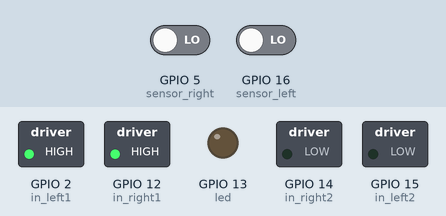
Recording of a sketch running on a simulated ESP8266 (NodeMCU). Shown: switched loads named in the sketch (green lamp = pin HIGH), output pins drawn as LEDs (lit = HIGH). The test bench sets the inputs (shaded band); at power-on: GPIO 5 (sensor_right) LOW, GPIO 16 (sensor_left) LOW. WiFi joins after 1.5 s; servers stay silent unless stated; what the sketch prints to the serial monitor is not drawn.

Above: at 2.7 s.
2.8 s: GPIO 5 (sensor_right) driven HIGH
At 3.1 s:
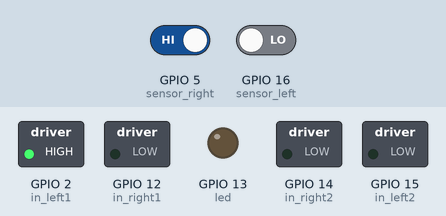
4.3 s: GPIO 16 (sensor_left) driven HIGH
At 5.4 s:
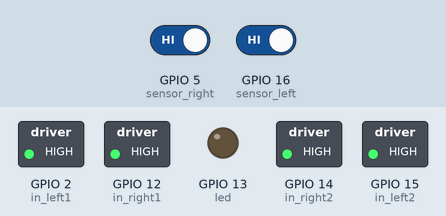
5.8 s: GPIO 5 (sensor_right) driven LOW
At 6.6 s:
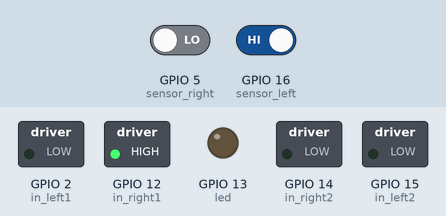
7.3 s: GPIO 16 (sensor_left) driven LOW
At 7.7 s:
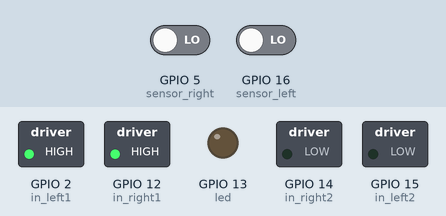
Timing chart, 0 to 9.8 s (numbered marks = the images above; inputs shaded):
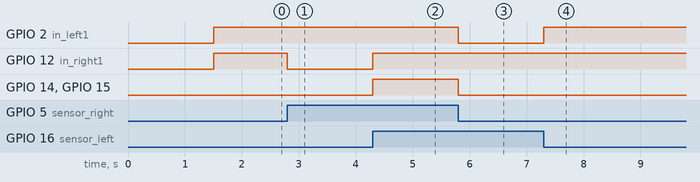

The sketch:

supercar.ino
```cpp
#include <ESP8266WiFi.h>
#include <WiFiClient.h>
#include <ESP8266WebServer.h>
#include <ESP8266mDNS.h>

const char *ssid = "uiu";
const char *password = "kogaidan";

ESP8266WebServer server(80);

const int led = 13;

const int in_left1 = 2;
const int in_left2 = 15;
const int in_right1 = 12;
const int in_right2 = 14;
const int sensor_left = 16;
const int sensor_right = 5;

const int speed = 600;

void handleNotFound() {
  digitalWrite ( led, 1 );
  String message = "File Not Found\n\n";
  message += "URI: ";
  message += server.uri();
  message += "\nMethod: ";
  message += ( server.method() == HTTP_GET ) ? "GET" : "POST";
  message += "\nArguments: ";
  message += server.args();
  message += "\n";

  for ( uint8_t i = 0; i < server.args(); i++ ) {
    message += " " + server.argName ( i ) + ": " + server.arg ( i ) + "\n";
  }

  server.send ( 404, "text/plain", message );
  digitalWrite ( led, 0 );
}

void setup() {
  pinMode(led, OUTPUT);
  pinMode(in_left1, OUTPUT);
  pinMode(in_left2, OUTPUT);
  pinMode(in_right1, OUTPUT);
  pinMode(in_right2, OUTPUT);
  pinMode(sensor_left, INPUT);
  pinMode(sensor_right, INPUT);

  digitalWrite(led, 0);
  digitalWrite(in_left1, 0);
  digitalWrite(in_left2, 0);
  digitalWrite(in_right1, 0);
  digitalWrite(in_right2, 0);

  Serial.begin(115200);
  WiFi.begin(ssid, password);
  Serial.println("");

  while ( WiFi.status() != WL_CONNECTED ) {
    delay ( 500 );
    Serial.print ( "." );
  }

  Serial.println ( "" );
  Serial.print ( "Connected to " );
  Serial.println ( ssid );
  Serial.print ( "IP address: " );
  Serial.println ( WiFi.localIP() );

  if (MDNS.begin ("supercar")) {
    Serial.println ( "MDNS responder started" );
  }

  server.on("/", []() {
    server.send ( 200, "text/plain", "i am supercar" );
  });

  server.on("/motor", []() {
    String l = server.arg("l");
    String r = server.arg("r");

    analogWrite(in_left1, l.toInt());
    analogWrite(in_left2, 0);

    analogWrite(in_right1, r.toInt());
    analogWrite(in_right2, 0);

    server.send(200, "text/plain", l + ", " + r);
  });

  server.onNotFound ( handleNotFound );
  server.begin();
  Serial.println ( "HTTP server started" );
}

void moveRight() {
  analogWrite(in_right1, 1000);
  digitalWrite(in_right2, 0);

  digitalWrite(in_left1, 0);
  digitalWrite(in_left2, 0);
}

void moveLeft() {
  analogWrite(in_left1, 1000);
  digitalWrite(in_left2, 0);

  digitalWrite(in_right1, 0);
  digitalWrite(in_right2, 0);
}

void loop() {
  // server.handleClient();
  int left_on_black = digitalRead(sensor_left);
  int right_on_black = digitalRead(sensor_right);

  if (left_on_black && right_on_black) {
    digitalWrite(in_left1, 1);
    digitalWrite(in_left2, 1);
    digitalWrite(in_right1, 1);
    digitalWrite(in_right2, 1);
    return;
  }

  if (left_on_black && !right_on_black) {
    moveRight();
    return;
  }

  if (!left_on_black && right_on_black) {
    moveLeft();
    return;
  }

  analogWrite(in_left1, 700);
  digitalWrite(in_left2, 0);

  analogWrite(in_right1, 700);
  digitalWrite(in_right2, 0);
}
```

Measured:
- after the input at 2.8 s, GPIO 12 (in_right1): HIGH → LOW at once
- after the input at 4.3 s, GPIO 12 (in_right1), GPIO 14 (in_right2), GPIO 15 (in_left2): LOW → HIGH at once
- after the input at 5.8 s, GPIO 2 (in_left1), GPIO 14 (in_right2), GPIO 15 (in_left2): HIGH → LOW at once
- after the input at 7.3 s, GPIO 2 (in_left1): LOW → HIGH at once
